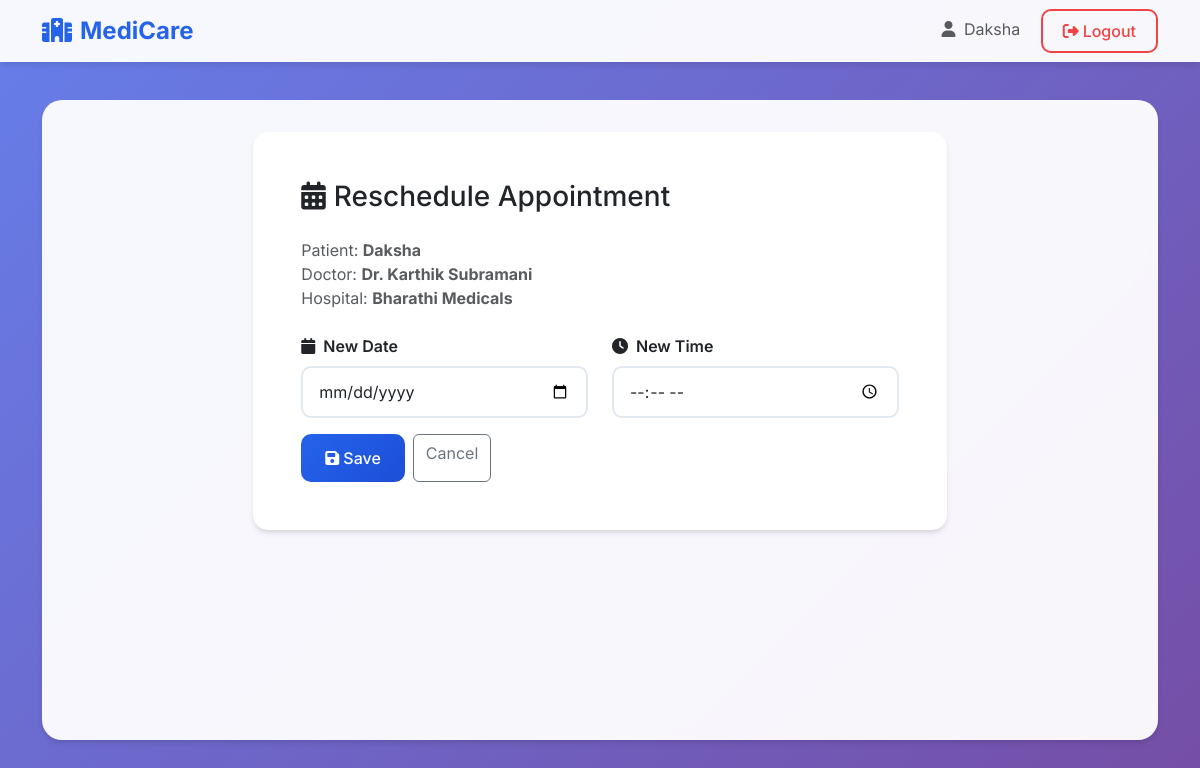
The app's page /appointments/7/reschedule (signed in) with its own data.
### tables this page shows
CREATE TABLE users (
    id INTEGER PRIMARY KEY AUTOINCREMENT,
    name TEXT,
    email TEXT UNIQUE,
    password TEXT,
    role TEXT
);

CREATE TABLE doctors (
    id INTEGER PRIMARY KEY AUTOINCREMENT,
    name TEXT,
    specialization_english TEXT,
    specialization_tamil TEXT,
    hospital_id INTEGER,
    email TEXT,
    contact TEXT,
    FOREIGN KEY (hospital_id) REFERENCES hospitals (id)
);

CREATE TABLE hospitals (
    id INTEGER PRIMARY KEY AUTOINCREMENT,
    name TEXT,
    location TEXT,
    contact TEXT
);

### app.py (the view, shortened to what this page needs)
@app.route('/appointments/<int:appointment_id>/reschedule', methods=['GET','POST'])
def reschedule_appointment(appointment_id: int):
    role = session.get('role')
    if role not in ('patient', 'receptionist', 'doctor'):
        flash('Unauthorized')
        return redirect(url_for('login'))
    conn = get_db()
    appt = conn.execute('''SELECT a.*, u.name as patient_name, d.name as doctor_name, h.name as hospital_name, d.email as doctor_email
                           FROM appointments a
                           JOIN users u ON a.patient_id = u.id
                           JOIN doctors d ON a.doctor_id = d.id
                           JOIN hospitals h ON a.hospital_id = h.id
                           WHERE a.id = ?''', (appointment_id,)).fetchone()
    if not appt:
        conn.close()
        abort(404)
    if role == 'patient' and appt['patient_id'] != session.get('user_id'):
        conn.close()
        flash('You can only reschedule your own appointments')
        return redirect(url_for('patient_dashboard'))
    if role == 'doctor' and appt['doctor_email'] != session.get('email'):
        conn.close()
        flash('You can only reschedule your own appointments')
        return redirect(url_for('doctor_dashboard'))
    conn.close()
    return render_template('reschedule.html', appt=appt)

### app.py (called while the page is built)
@app.after_request
def add_no_cache_headers(response):
    response.headers['Cache-Control'] = 'no-store, no-cache, must-revalidate, max-age=0'
    response.headers['Pragma'] = 'no-cache'
    response.headers['Expires'] = '0'
    return response

def get_db():
    conn = sqlite3.connect('hospital.db')
    conn.row_factory = sqlite3.Row
    return conn

### templates/reschedule.html
{% extends 'base.html' %}
{% block content %}
<div class="row justify-content-center">
  <div class="col-md-8">
    <div class="card">
      <div class="card-body p-5">
        <h3 class="mb-4"><i class="fas fa-calendar-alt me-2"></i>Reschedule Appointment</h3>
        <p class="text-muted mb-4">
          Patient: <strong>{{ appt.patient_name }}</strong><br>
          Doctor: <strong>{{ appt.doctor_name }}</strong><br>
          Hospital: <strong>{{ appt.hospital_name }}</strong>
        </p>
        <form method="post">
          <div class="row">
            <div class="col-md-6 mb-3">
              <label class="form-label fw-semibold"><i class="fas fa-calendar me-2"></i>New Date</label>
              <input type="date" name="date" class="form-control" required>
            </div>
            <div class="col-md-6 mb-3">
              <label class="form-label fw-semibold"><i class="fas fa-clock me-2"></i>New Time</label>
              <input type="time" name="time" class="form-control" required>
            </div>
          </div>
          <div class="d-flex gap-2">
            <button class="btn btn-primary"><i class="fas fa-save me-1"></i>Save</button>
            <a href="{{ request.referrer or url_for('patient_dashboard') }}" class="btn btn-outline-secondary">Cancel</a>
          </div>
        </form>
      </div>
    </div>
  </div>
</div>
{% endblock %}

### templates/base.html (shortened to what this page needs)
<!doctype html>
<html lang="en">
<head>
    <link rel="stylesheet" href="https://cdn.jsdelivr.net/npm/bootstrap@5.3.2/dist/css/bootstrap.min.css">
    <link rel="stylesheet" href="https://cdnjs.cloudflare.com/ajax/libs/font-awesome/6.4.0/css/all.min.css">
</head>
<body>
    <nav class="navbar navbar-expand-lg navbar-light fixed-top">
        <div class="container">
            <a class="navbar-brand" href="/">
                <i class="fas fa-hospital me-2"></i>MediCare
            </a>
            <div class="ms-auto">
                {% if session.get('user_id') %}
                    <span class="me-3 text-muted">
                        <i class="fas fa-user me-1"></i>
                        {% if session.get('role') == 'doctor' %}Dr.{% endif %} {{ session.get('name', 'User') }}
                    </span>
                    <a class="btn btn-outline-danger" href="{{ url_for('logout') }}">
                        <i class="fas fa-sign-out-alt me-1"></i>Logout
                    </a>
                {% endif %}
            </div>
        </div>
    </nav>
    <div class="container" style="margin-top: 100px;">
        <div class="main-container">
            {% block content %}{% endblock %}
        </div>
    </div>
</body>
</html>

### templates/base.html (style rules this page uses)
:root { --primary-color: #2563eb; --primary-dark: #1d4ed8; --secondary-color: #64748b; --success-color: #10b981; --warning-color: #f59e0b; --danger-color: #ef4444; --light-bg: #f8fafc; --card-shadow: 0 4px 6px -1px rgba(0, 0, 0, 0.1), 0 2px 4px -1px rgba(0, 0, 0, 0.06); }
* { font-family: 'Inter', sans-serif; }
body { background: linear-gradient(135deg, #667eea 0%, #764ba2 100%); min-height: 100vh; }
.navbar { background: rgba(255, 255, 255, 0.95) !important; backdrop-filter: blur(10px); box-shadow: 0 4px 6px -1px rgba(0, 0, 0, 0.1); }
.navbar-brand { font-weight: 700; font-size: 1.5rem; color: var(--primary-color) !important; }
.main-container { background: rgba(255, 255, 255, 0.95); backdrop-filter: blur(10px); border-radius: 20px; box-shadow: var(--card-shadow); margin: 2rem auto; padding: 2rem; min-height: 80vh; }
.btn-primary { background: linear-gradient(135deg, var(--primary-color), var(--primary-dark)); border: none; border-radius: 10px; padding: 0.75rem 1.5rem; font-weight: 500; transition: all 0.3s ease; }
.btn-outline-danger { border: 2px solid var(--danger-color); color: var(--danger-color); border-radius: 10px; padding: 0.5rem 1.25rem; font-weight: 500; transition: all 0.3s ease; }
.form-control { border-radius: 10px; border: 2px solid #e2e8f0; padding: 0.75rem 1rem; transition: all 0.3s ease; }
.card { border: none; border-radius: 15px; box-shadow: var(--card-shadow); transition: all 0.3s ease; }

### records on screen
users: get "Daksha", patient_name "Daksha"
doctors: doctor_name "Dr. Karthik Subramani"
hospitals: hospital_name "Bharathi Medicals"
